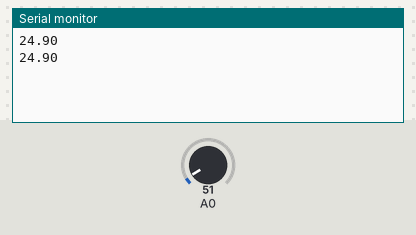
A sketch run on a simulated Arduino Uno, built with avr-gcc and run on an emulated ATmega328P. Parts: the last lines printed to the serial monitor. The inputs (shaded band) are chosen by the test bench; at power-on: A0 = 51.

Above: at 1.2 s.
1.3 s: A0 set to 61
At 2.6 s:
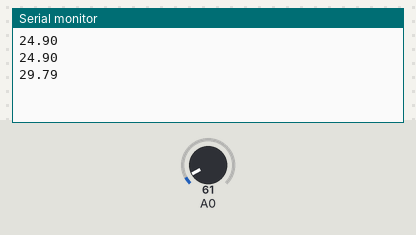
2.8 s: A0 set to 71
At 3.5 s:
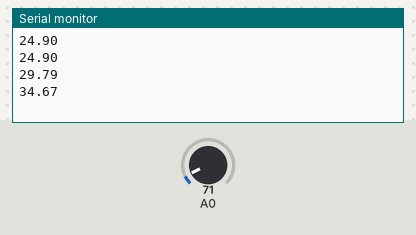
Timing chart, 0 to 5.8 s (numbered marks = the images above; inputs shaded):
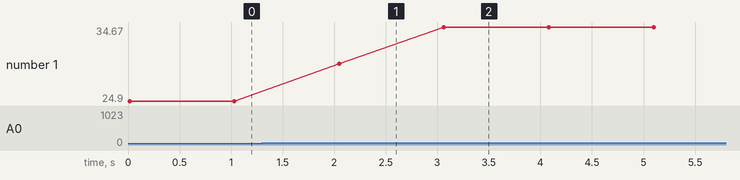

Measured:
- after the input at 1.3 s, the serial monitor: prints a new line after 0.75 s (image 1)
- after the input at 2.8 s, the serial monitor: prints a new line after 0.26 s (image 2)
- plotted number 1: 24.9 → 29.79 after the input at 1.3 s, 29.79 → 34.67 after the input at 2.8 s

The sketch:

prueba_lm35.ino
```cpp
// Declaracion de variables globales
float tempC; // Variable para almacenar el valor obtenido del sensor (0 a 1023)
int pinLM35 = A2; // Variable del pin de entrada del sensor (A0)
int i;
float suma;
void setup() {
  // Cambiamos referencia de las entradas analógicas

  //analogReference(INTERNAL1V1);
  // Configuramos el puerto serial a 9600 bps
  Serial.begin(9600);
}

void loop() {
 // tempC = analogRead(pinLM35);

  // Calculamos la temperatura con la fórmula
   //tempCr = (5.0 * tempC * 100.0)/1024.0;
  //tempCr=((tempC*5000.0)/1023)/10;
  //tempCr=tempC/10;
  suma=0;

  for(i=0;i<5;i++)
    {
      tempC = analogRead(A0);
      tempC= (5.0 * tempC * 100.0)/1024.0;
      suma=suma+tempC;
      delay(3);
    }
     float pro=suma/5.0;
     Serial.println(pro);

  // Esperamos un tiempo para repetir el loop
  delay(1000);
}
```
